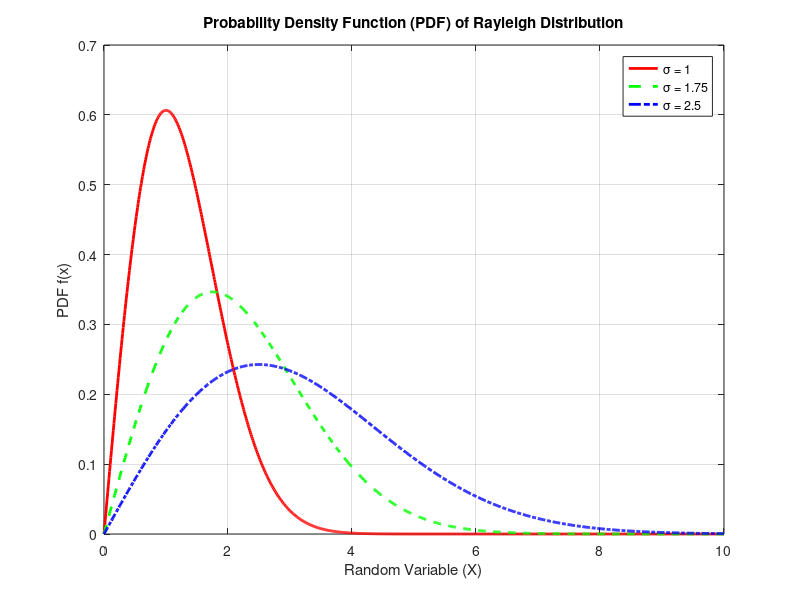
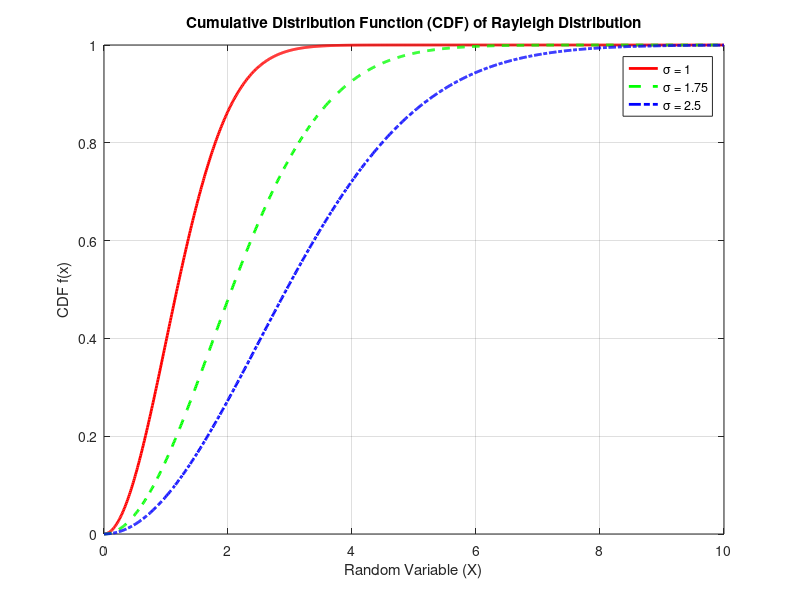

Source code (MATLAB) for these figures, in order:
clc
clear all
close all
% Define the parameters of the Rayleigh Distribution
% Standard deviation
sigma_1 = 1;
sigma_2 = 1.75;
sigma_3 = 2.5;
% Generate random samples from the Rayleigh Distribution
sample_size = 1000;
random_samples_1 = sigma_1 * randn(sample_size, 1);
random_samples_2 = sigma_2 * randn(sample_size, 1);
random_samples_3 = sigma_3 * randn(sample_size, 1);
% x = Range of values for PDF & CDF
x = linspace(0, 10, 1000);
% Compute the PDF & CDF
pdf_values_1 = (x / sigma_1^2) .* exp(-(x.^2) / (2*sigma_1^2));
pdf_values_2 = (x / sigma_2^2) .* exp(-(x.^2) / (2*sigma_2^2));
pdf_values_3 = (x / sigma_3^2) .* exp(-(x.^2) / (2*sigma_3^2));
cdf_values_1 = 1 - exp(-(x.^2) / (2*sigma_1^2));
cdf_values_2 = 1 - exp(-(x.^2) / (2*sigma_2^2));
cdf_values_3 = 1 - exp(-(x.^2) / (2*sigma_3^2));
% Plot the PDF
figure;
plot(x, pdf_values_1, 'r-', 'LineWidth', 2); hold on
plot(x, pdf_values_2, 'g--', 'LineWidth', 2);
plot(x, pdf_values_3, 'b-.', 'LineWidth', 2); hold off
legend("σ = 1","σ = 1.75","σ = 2.5");
title('Probability Density Function (PDF) of Rayleigh Distribution');
xlabel('Random Variable (X)');
ylabel('PDF f(x)');
grid on;
% Plot the CDF
figure;
plot(x, cdf_values_1, 'r-', 'LineWidth', 2); hold on
plot(x, cdf_values_2, 'g--', 'LineWidth', 2);
plot(x, cdf_values_3, 'b-.', 'LineWidth', 2); hold off
legend("σ = 1","σ = 1.75","σ = 2.5");
title('Cumulative Distribution Function (CDF) of Rayleigh Distribution');
xlabel('Random Variable (X)');
ylabel('CDF f(x)');
grid on;
